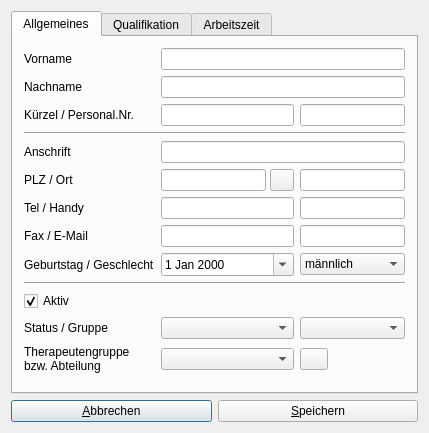
<?xml version="1.0" encoding="UTF-8"?>
<ui version="4.0">
 <class>DlgEmplClass</class>
 <widget class="QDialog" name="DlgEmplClass">
  <property name="geometry">
   <rect>
    <x>0</x>
    <y>0</y>
    <width>429</width>
    <height>433</height>
   </rect>
  </property>
  <property name="windowTitle">
   <string>Mitarbeiter anlegen / bearbeiten</string>
  </property>
  <property name="windowIcon">
   <iconset resource="images/images.qrc">
    <normaloff>:/favicon.png</normaloff>:/favicon.png</iconset>
  </property>
  <layout class="QGridLayout">
   <item row="0" column="0" colspan="2">
    <widget class="QTabWidget" name="tabWidget">
     <property name="currentIndex">
      <number>0</number>
     </property>
     <widget class="QWidget" name="tab">
      <attribute name="icon">
       <iconset resource="images/images.qrc">
        <normaloff>:/edit_user.png</normaloff>:/edit_user.png</iconset>
      </attribute>
      <attribute name="title">
       <string>Allgemeines</string>
      </attribute>
      <layout class="QGridLayout" name="gridLayout">
       <item row="0" column="0">
        <widget class="QLabel" name="label_1">
         <property name="text">
          <string>Vorname</string>
         </property>
        </widget>
       </item>
       <item row="0" column="1" colspan="2">
        <widget class="QLineEdit" name="le_forename">
         <property name="maxLength">
          <number>50</number>
         </property>
        </widget>
       </item>
       <item row="1" column="0">
        <widget class="QLabel" name="label_2">
         <property name="text">
          <string>Nachname</string>
         </property>
        </widget>
       </item>
       <item row="1" column="1" colspan="2">
        <widget class="QLineEdit" name="le_surname">
         <property name="maxLength">
          <number>50</number>
         </property>
        </widget>
       </item>
       <item row="4" column="0">
        <widget class="QLabel" name="label_4">
         <property name="text">
          <string>Anschrift</string>
         </property>
        </widget>
       </item>
       <item row="4" column="1" colspan="2">
        <widget class="QLineEdit" name="le_street">
         <property name="maxLength">
          <number>50</number>
         </property>
        </widget>
       </item>
       <item row="5" column="0">
        <widget class="QLabel" name="label_5">
         <property name="text">
          <string>PLZ / Ort</string>
         </property>
        </widget>
       </item>
       <item row="5" column="2">
        <widget class="QLineEdit" name="le_city">
         <property name="maxLength">
          <number>50</number>
         </property>
        </widget>
       </item>
       <item row="6" column="0">
        <widget class="QLabel" name="label_6">
         <property name="text">
          <string>Tel / Handy</string>
         </property>
        </widget>
       </item>
       <item row="6" column="1">
        <widget class="QLineEdit" name="le_tel">
         <property name="maxLength">
          <number>20</number>
         </property>
        </widget>
       </item>
       <item row="6" column="2">
        <widget class="QLineEdit" name="le_mobile">
         <property name="maxLength">
          <number>20</number>
         </property>
        </widget>
       </item>
       <item row="7" column="0">
        <widget class="QLabel" name="label_12">
         <property name="text">
          <string>Fax / E-Mail</string>
         </property>
        </widget>
       </item>
       <item row="7" column="1">
        <widget class="QLineEdit" name="le_fax">
         <property name="maxLength">
          <number>20</number>
         </property>
        </widget>
       </item>
       <item row="7" column="2">
        <widget class="QLineEdit" name="le_email">
         <property name="maxLength">
          <number>50</number>
         </property>
        </widget>
       </item>
       <item row="8" column="0">
        <widget class="QLabel" name="label">
         <property name="text">
          <string>Geburtstag / Geschlecht</string>
         </property>
        </widget>
       </item>
       <item row="8" column="1">
        <widget class="QDateEdit" name="de_birthday">
         <property name="calendarPopup">
          <bool>true</bool>
         </property>
        </widget>
       </item>
       <item row="12" column="0">
        <widget class="QLabel" name="label_7">
         <property name="text">
          <string>Status / Gruppe</string>
         </property>
        </widget>
       </item>
       <item row="12" column="1">
        <widget class="QComboBox" name="cbType"/>
       </item>
       <item row="12" column="2">
        <widget class="QComboBox" name="cbGroup"/>
       </item>
       <item row="13" column="0">
        <widget class="QLabel" name="labelTGroup">
         <property name="text">
          <string>Therapeutengruppe
bzw. Abteilung</string>
         </property>
        </widget>
       </item>
       <item row="13" column="1">
        <widget class="QComboBox" name="cbTGroup"/>
       </item>
       <item row="15" column="0">
        <spacer name="verticalSpacer">
         <property name="orientation">
          <enum>Qt::Vertical</enum>
         </property>
         <property name="sizeHint" stdset="0">
          <size>
           <width>20</width>
           <height>40</height>
          </size>
         </property>
        </spacer>
       </item>
       <item row="13" column="2">
        <widget class="QPushButton" name="pbManage">
         <property name="maximumSize">
          <size>
           <width>28</width>
           <height>16777215</height>
          </size>
         </property>
         <property name="toolTip">
          <string>Therapeutengruppen verwalten</string>
         </property>
         <property name="text">
          <string/>
         </property>
         <property name="icon">
          <iconset resource="images/images.qrc">
           <normaloff>:/group.png</normaloff>:/group.png</iconset>
         </property>
         <property name="iconSize">
          <size>
           <width>16</width>
           <height>16</height>
          </size>
         </property>
        </widget>
       </item>
       <item row="8" column="2">
        <widget class="QComboBox" name="cbGender">
         <item>
          <property name="text">
           <string>männlich</string>
          </property>
         </item>
         <item>
          <property name="text">
           <string>weiblich</string>
          </property>
         </item>
        </widget>
       </item>
       <item row="2" column="0">
        <widget class="QLabel" name="label_3">
         <property name="text">
          <string>Kürzel / Personal.Nr.</string>
         </property>
        </widget>
       </item>
       <item row="2" column="1">
        <widget class="QLineEdit" name="le_shortname">
         <property name="maxLength">
          <number>10</number>
         </property>
        </widget>
       </item>
       <item row="3" column="0" colspan="3">
        <widget class="Line" name="line">
         <property name="orientation">
          <enum>Qt::Horizontal</enum>
         </property>
        </widget>
       </item>
       <item row="10" column="0" colspan="3">
        <widget class="Line" name="line_2">
         <property name="orientation">
          <enum>Qt::Horizontal</enum>
         </property>
        </widget>
       </item>
       <item row="2" column="2">
        <widget class="QLineEdit" name="le_persnr">
         <property name="maxLength">
          <number>10</number>
         </property>
        </widget>
       </item>
       <item row="11" column="0">
        <widget class="QCheckBox" name="cbState">
         <property name="text">
          <string>Aktiv</string>
         </property>
         <property name="checked">
          <bool>true</bool>
         </property>
        </widget>
       </item>
       <item row="5" column="1">
        <widget class="QWidget" name="widget" native="true">
         <layout class="QHBoxLayout" name="horizontalLayout">
          <property name="spacing">
           <number>4</number>
          </property>
          <property name="margin">
           <number>0</number>
          </property>
          <item>
           <widget class="QLineEdit" name="le_zip">
            <property name="maxLength">
             <number>5</number>
            </property>
           </widget>
          </item>
          <item>
           <widget class="QPushButton" name="pbZipCode">
            <property name="maximumSize">
             <size>
              <width>24</width>
              <height>24</height>
             </size>
            </property>
            <property name="toolTip">
             <string>Suche Ort für Postleitzahl</string>
            </property>
            <property name="text">
             <string/>
            </property>
            <property name="icon">
             <iconset resource="images/images.qrc">
              <normaloff>:/lookup.png</normaloff>:/lookup.png</iconset>
            </property>
           </widget>
          </item>
         </layout>
        </widget>
       </item>
      </layout>
     </widget>
     <widget class="QWidget" name="tab_2">
      <attribute name="icon">
       <iconset resource="images/images.qrc">
        <normaloff>:/qualification.png</normaloff>:/qualification.png</iconset>
      </attribute>
      <attribute name="title">
       <string>Qualifikation</string>
      </attribute>
      <layout class="QGridLayout" name="gridLayout_2">
       <item row="0" column="0">
        <widget class="QTableWidget" name="tableWidget">
         <property name="editTriggers">
          <set>QAbstractItemView::NoEditTriggers</set>
         </property>
         <property name="dragDropOverwriteMode">
          <bool>false</bool>
         </property>
         <property name="selectionMode">
          <enum>QAbstractItemView::SingleSelection</enum>
         </property>
         <attribute name="verticalHeaderVisible">
          <bool>false</bool>
         </attribute>
         <column>
          <property name="text">
           <string>ID</string>
          </property>
         </column>
         <column>
          <property name="text">
           <string>Berufsgruppe</string>
          </property>
         </column>
         <column>
          <property name="text">
           <string>Qualifikation</string>
          </property>
         </column>
        </widget>
       </item>
      </layout>
     </widget>
     <widget class="QWidget" name="tab_3">
      <attribute name="icon">
       <iconset resource="images/images.qrc">
        <normaloff>:/chronometer.png</normaloff>:/chronometer.png</iconset>
      </attribute>
      <attribute name="title">
       <string>Arbeitszeit</string>
      </attribute>
     </widget>
    </widget>
   </item>
   <item row="1" column="0">
    <widget class="QPushButton" name="pb_cancel">
     <property name="text">
      <string>&amp;Abbrechen</string>
     </property>
     <property name="icon">
      <iconset resource="images/images.qrc">
       <normaloff>:/cancel.png</normaloff>:/cancel.png</iconset>
     </property>
     <property name="iconSize">
      <size>
       <width>24</width>
       <height>24</height>
      </size>
     </property>
     <property name="autoDefault">
      <bool>true</bool>
     </property>
     <property name="default">
      <bool>true</bool>
     </property>
    </widget>
   </item>
   <item row="1" column="1">
    <widget class="QPushButton" name="pb_save">
     <property name="text">
      <string>&amp;Speichern</string>
     </property>
     <property name="icon">
      <iconset resource="images/images.qrc">
       <normaloff>:/save.png</normaloff>:/save.png</iconset>
     </property>
     <property name="iconSize">
      <size>
       <width>24</width>
       <height>24</height>
      </size>
     </property>
    </widget>
   </item>
  </layout>
 </widget>
 <layoutdefault spacing="6" margin="11"/>
 <tabstops>
  <tabstop>tabWidget</tabstop>
  <tabstop>le_forename</tabstop>
  <tabstop>le_surname</tabstop>
  <tabstop>le_shortname</tabstop>
  <tabstop>le_persnr</tabstop>
  <tabstop>le_street</tabstop>
  <tabstop>le_zip</tabstop>
  <tabstop>pbZipCode</tabstop>
  <tabstop>le_city</tabstop>
  <tabstop>le_tel</tabstop>
  <tabstop>le_mobile</tabstop>
  <tabstop>le_fax</tabstop>
  <tabstop>le_email</tabstop>
  <tabstop>de_birthday</tabstop>
  <tabstop>cbGender</tabstop>
  <tabstop>cbState</tabstop>
  <tabstop>cbType</tabstop>
  <tabstop>cbGroup</tabstop>
  <tabstop>cbTGroup</tabstop>
  <tabstop>pbManage</tabstop>
  <tabstop>pb_cancel</tabstop>
  <tabstop>pb_save</tabstop>
  <tabstop>tableWidget</tabstop>
 </tabstops>
 <resources>
  <include location="images/images.qrc"/>
 </resources>
 <connections/>
</ui>
